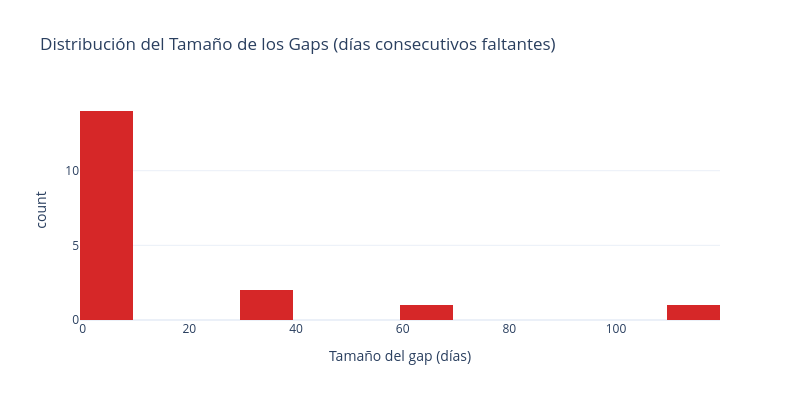

Here is the notebook cell this chart was saved with:
### Code cell
# =============================================================================
# CONCEPTO: Identificación y resumen de gaps consecutivos
# -----------------------------------------------------------------------------
# Conocer el tamaño de cada gap es determinante para elegir el método de
# imputación correcto. Un gap de 2 días admite interpolación simple; un gap
# de 30 días requiere análisis más cuidadoso (media estacional, climatología).
#
# Algoritmo de identificación de grupos consecutivos:
#   1. Extraer fechas faltantes → gaps_df["Fecha"]
#   2. Calcular diferencias entre fechas consecutivas (.diff())
#   3. Marcar TRUE donde la diferencia > 1 día → inicio de un nuevo gap
#   4. .cumsum() sobre esa máscara → asigna ID único a cada grupo consecutivo
#   5. .groupby("Grupo").agg(Inicio, Fin, Días) → resume cada gap
#
# gaps_df["Grupo"] = (diff > Timedelta(1 día)).cumsum():
#   → Cada vez que hay un salto mayor a 1 día, el contador sube en 1.
#   → Días consecutivos comparten el mismo número de grupo.
#
# px.histogram(gaps_resumen, x="Días"):
#   → Distribución de tamaños: revela si la mayoría son gaps cortos (1-7 días)
#     o si existen gaps largos que requieren manejo especial.
#
# CRITERIO DE USO: Este análisis debe hacerse antes de cualquier imputación
# para determinar:
#   - Gaps cortos (≤7 días) → interpolación lineal o ffill
#   - Gaps medianos (7-30 días) → media móvil, climatología mensual
#   - Gaps largos (>30 días) → evaluar si imputar o excluir del análisis
# =============================================================================

# Resumen de gaps consecutivos
fechas_faltantes = df_full.index[df_full["Caudal"].isna()]
gaps_df = pd.DataFrame({"Fecha": fechas_faltantes}).sort_values("Fecha").reset_index(drop=True)

# Identificar grupos de días consecutivos:
# Si la diferencia entre fechas consecutivas es > 1 día → nuevo grupo
gaps_df["Grupo"] = (gaps_df["Fecha"].diff() > pd.Timedelta(days=1)).cumsum()

gaps_resumen = gaps_df.groupby("Grupo").agg(
    Inicio=("Fecha", "min"),
    Fin=("Fecha", "max"),
    Días=("Fecha", "count"),
).sort_values("Días", ascending=False).reset_index(drop=True)

print(f"📊 Total de gaps consecutivos: {len(gaps_resumen)}")
print(f"📊 Gap más largo: {gaps_resumen['Días'].iloc[0]} días")
print(f"📊 Gap promedio: {gaps_resumen['Días'].mean():.1f} días")
print(f"📊 Mediana de gap: {gaps_resumen['Días'].median():.0f} días\n")

# Distribución de tamaños de gap
fig = px.histogram(
    gaps_resumen,
    x="Días",
    nbins=20,
    title="Distribución del Tamaño de los Gaps (días consecutivos faltantes)",
    labels={"Días": "Tamaño del gap (días)", "count": "Frecuencia"},
    color_discrete_sequence=["#d62728"],
)
fig.update_layout(width=800, height=400)
fig.show()

print("\n🔝 Top 10 gaps más largos:")
gaps_resumen.head(10)

### Figure 1 — Plotly figure (JSON) as saved in the notebook; plotly's stock layout.template omitted (floating-point values rounded to 4 significant figures)
{"data": [{"bingroup": "x", "hovertemplate": "Tamaño del gap (días)=%{x}<br>count=%{y}<extra></extra>", "legendgroup": "", "marker": {"color": "#d62728", "pattern": {"shape": ""}}, "name": "", "nbinsx": 20, "orientation": "v", "showlegend": false, "type": "histogram", "x": [111, 61, 32, 32, 7, 5, 4, 3, 3, 2, 2, 1, 1, 1, 1, 1, 1, 1], "xaxis": "x", "yaxis": "y"}], "layout": {"barmode": "relative", "height": 400, "legend": {"tracegroupgap": 0}, "title": {"text": "Distribución del Tamaño de los Gaps (días consecutivos faltantes)"}, "width": 800, "xaxis": {"anchor": "y", "domain": [0, 1], "title": {"text": "Tamaño del gap (días)"}}, "yaxis": {"anchor": "x", "domain": [0, 1], "title": {"text": "count"}}}}
